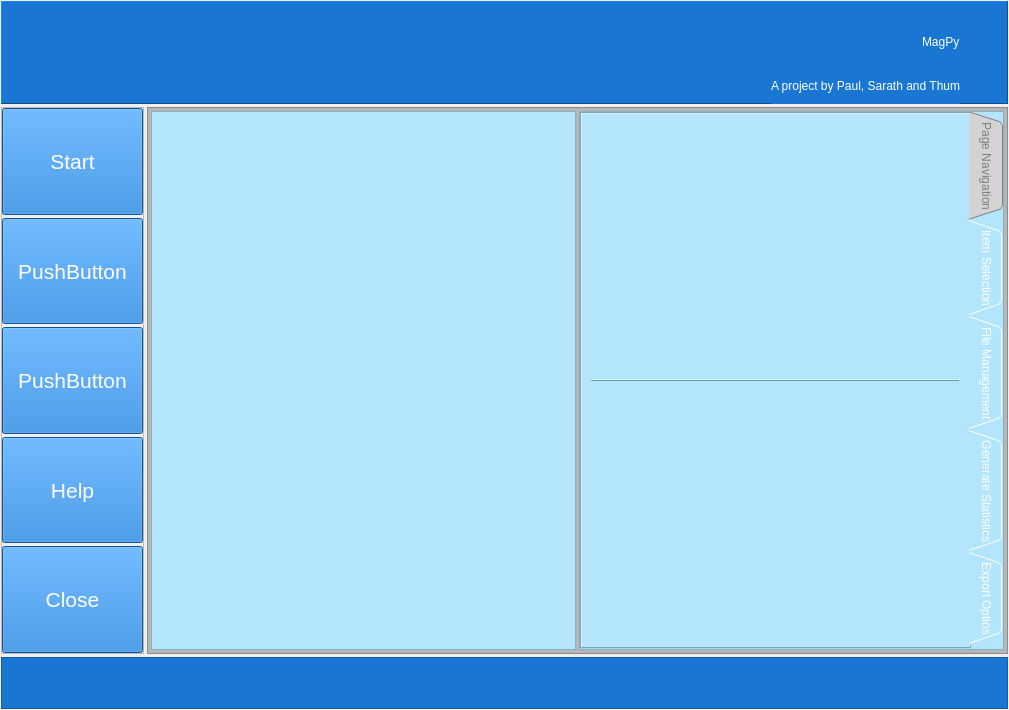
<?xml version="1.0" encoding="UTF-8"?>
<ui version="4.0">
 <class>MainWindow</class>
 <widget class="QDialog" name="MainWindow">
  <property name="geometry">
   <rect>
    <x>0</x>
    <y>0</y>
    <width>1009</width>
    <height>710</height>
   </rect>
  </property>
  <property name="windowTitle">
   <string>MagPy</string>
  </property>
  <property name="modal">
   <bool>true</bool>
  </property>
  <layout class="QVBoxLayout" name="verticalLayout" stretch="2,7,1">
   <property name="spacing">
    <number>3</number>
   </property>
   <property name="margin">
    <number>1</number>
   </property>
   <item>
    <widget class="QFrame" name="frame">
     <property name="sizePolicy">
      <sizepolicy hsizetype="Expanding" vsizetype="Expanding">
       <horstretch>0</horstretch>
       <verstretch>0</verstretch>
      </sizepolicy>
     </property>
     <property name="styleSheet">
      <string notr="true">background-color: #1976D2;</string>
     </property>
     <property name="frameShape">
      <enum>QFrame::Panel</enum>
     </property>
     <property name="frameShadow">
      <enum>QFrame::Raised</enum>
     </property>
     <widget class="QWidget" name="layoutWidget">
      <property name="geometry">
       <rect>
        <x>770</x>
        <y>20</y>
        <width>189</width>
        <height>85</height>
       </rect>
      </property>
      <layout class="QVBoxLayout" name="verticalLayout_3">
       <property name="spacing">
        <number>3</number>
       </property>
       <item alignment="Qt::AlignRight">
        <widget class="QLabel" name="label">
         <property name="styleSheet">
          <string notr="true">color: rgb(255, 255, 255);
font: 40pt &quot;MS Shell Dlg 2&quot;;</string>
         </property>
         <property name="text">
          <string>MagPy</string>
         </property>
        </widget>
       </item>
       <item>
        <widget class="QLabel" name="label_2">
         <property name="styleSheet">
          <string notr="true">color: rgb(255, 255, 255);</string>
         </property>
         <property name="text">
          <string>A project by Paul, Sarath and Thumssy</string>
         </property>
        </widget>
       </item>
      </layout>
     </widget>
    </widget>
   </item>
   <item>
    <layout class="QHBoxLayout" name="horizontalLayout" stretch="1,6">
     <item>
      <widget class="QFrame" name="frame_4">
       <property name="frameShape">
        <enum>QFrame::StyledPanel</enum>
       </property>
       <property name="frameShadow">
        <enum>QFrame::Raised</enum>
       </property>
       <layout class="QVBoxLayout" name="verticalLayout_2" stretch="0,0,0,0,0">
        <property name="spacing">
         <number>3</number>
        </property>
        <property name="margin">
         <number>0</number>
        </property>
        <item>
         <widget class="QPushButton" name="startbtn">
          <property name="sizePolicy">
           <sizepolicy hsizetype="Expanding" vsizetype="Expanding">
            <horstretch>0</horstretch>
            <verstretch>0</verstretch>
           </sizepolicy>
          </property>
          <property name="font">
           <font>
            <family>Segoe UI</family>
            <pointsize>16</pointsize>
           </font>
          </property>
          <property name="cursor">
           <cursorShape>PointingHandCursor</cursorShape>
          </property>
          <property name="mouseTracking">
           <bool>true</bool>
          </property>
          <property name="focusPolicy">
           <enum>Qt::WheelFocus</enum>
          </property>
          <property name="contextMenuPolicy">
           <enum>Qt::NoContextMenu</enum>
          </property>
          <property name="layoutDirection">
           <enum>Qt::LeftToRight</enum>
          </property>
          <property name="autoFillBackground">
           <bool>false</bool>
          </property>
          <property name="styleSheet">
           <string notr="true">background-color:#1976D2;
color: rgb(255, 255, 255);</string>
          </property>
          <property name="text">
           <string>Start</string>
          </property>
          <property name="iconSize">
           <size>
            <width>50</width>
            <height>50</height>
           </size>
          </property>
          <property name="autoDefault">
           <bool>false</bool>
          </property>
          <property name="default">
           <bool>false</bool>
          </property>
         </widget>
        </item>
        <item>
         <widget class="QPushButton" name="pushButton_2">
          <property name="sizePolicy">
           <sizepolicy hsizetype="Expanding" vsizetype="Expanding">
            <horstretch>0</horstretch>
            <verstretch>0</verstretch>
           </sizepolicy>
          </property>
          <property name="font">
           <font>
            <family>Segoe UI</family>
            <pointsize>16</pointsize>
           </font>
          </property>
          <property name="cursor">
           <cursorShape>PointingHandCursor</cursorShape>
          </property>
          <property name="mouseTracking">
           <bool>true</bool>
          </property>
          <property name="focusPolicy">
           <enum>Qt::WheelFocus</enum>
          </property>
          <property name="contextMenuPolicy">
           <enum>Qt::NoContextMenu</enum>
          </property>
          <property name="layoutDirection">
           <enum>Qt::LeftToRight</enum>
          </property>
          <property name="autoFillBackground">
           <bool>false</bool>
          </property>
          <property name="styleSheet">
           <string notr="true">background-color:#1976D2;
color: rgb(255, 255, 255);</string>
          </property>
          <property name="text">
           <string>PushButton</string>
          </property>
          <property name="iconSize">
           <size>
            <width>50</width>
            <height>50</height>
           </size>
          </property>
          <property name="autoDefault">
           <bool>false</bool>
          </property>
          <property name="default">
           <bool>false</bool>
          </property>
         </widget>
        </item>
        <item>
         <widget class="QPushButton" name="pushButton_3">
          <property name="sizePolicy">
           <sizepolicy hsizetype="Expanding" vsizetype="Expanding">
            <horstretch>0</horstretch>
            <verstretch>0</verstretch>
           </sizepolicy>
          </property>
          <property name="font">
           <font>
            <family>Segoe UI</family>
            <pointsize>16</pointsize>
           </font>
          </property>
          <property name="cursor">
           <cursorShape>PointingHandCursor</cursorShape>
          </property>
          <property name="mouseTracking">
           <bool>true</bool>
          </property>
          <property name="focusPolicy">
           <enum>Qt::WheelFocus</enum>
          </property>
          <property name="contextMenuPolicy">
           <enum>Qt::NoContextMenu</enum>
          </property>
          <property name="layoutDirection">
           <enum>Qt::LeftToRight</enum>
          </property>
          <property name="autoFillBackground">
           <bool>false</bool>
          </property>
          <property name="styleSheet">
           <string notr="true">background-color:#1976D2;
color: rgb(255, 255, 255);</string>
          </property>
          <property name="text">
           <string>PushButton</string>
          </property>
          <property name="iconSize">
           <size>
            <width>50</width>
            <height>50</height>
           </size>
          </property>
          <property name="autoDefault">
           <bool>false</bool>
          </property>
          <property name="default">
           <bool>false</bool>
          </property>
         </widget>
        </item>
        <item>
         <widget class="QPushButton" name="helpbtn">
          <property name="sizePolicy">
           <sizepolicy hsizetype="Expanding" vsizetype="Expanding">
            <horstretch>0</horstretch>
            <verstretch>0</verstretch>
           </sizepolicy>
          </property>
          <property name="font">
           <font>
            <family>Segoe UI</family>
            <pointsize>16</pointsize>
           </font>
          </property>
          <property name="cursor">
           <cursorShape>PointingHandCursor</cursorShape>
          </property>
          <property name="mouseTracking">
           <bool>true</bool>
          </property>
          <property name="focusPolicy">
           <enum>Qt::WheelFocus</enum>
          </property>
          <property name="contextMenuPolicy">
           <enum>Qt::NoContextMenu</enum>
          </property>
          <property name="layoutDirection">
           <enum>Qt::LeftToRight</enum>
          </property>
          <property name="autoFillBackground">
           <bool>false</bool>
          </property>
          <property name="styleSheet">
           <string notr="true">background-color:#1976D2;
color: rgb(255, 255, 255);</string>
          </property>
          <property name="text">
           <string>Help</string>
          </property>
          <property name="iconSize">
           <size>
            <width>50</width>
            <height>50</height>
           </size>
          </property>
          <property name="autoDefault">
           <bool>false</bool>
          </property>
          <property name="default">
           <bool>false</bool>
          </property>
         </widget>
        </item>
        <item>
         <widget class="QPushButton" name="closebtn">
          <property name="sizePolicy">
           <sizepolicy hsizetype="Expanding" vsizetype="Expanding">
            <horstretch>0</horstretch>
            <verstretch>0</verstretch>
           </sizepolicy>
          </property>
          <property name="font">
           <font>
            <family>Segoe UI</family>
            <pointsize>16</pointsize>
           </font>
          </property>
          <property name="cursor">
           <cursorShape>PointingHandCursor</cursorShape>
          </property>
          <property name="mouseTracking">
           <bool>true</bool>
          </property>
          <property name="focusPolicy">
           <enum>Qt::WheelFocus</enum>
          </property>
          <property name="contextMenuPolicy">
           <enum>Qt::NoContextMenu</enum>
          </property>
          <property name="layoutDirection">
           <enum>Qt::LeftToRight</enum>
          </property>
          <property name="autoFillBackground">
           <bool>false</bool>
          </property>
          <property name="styleSheet">
           <string notr="true">background-color:#1976D2;
color: rgb(255, 255, 255);</string>
          </property>
          <property name="text">
           <string>Close</string>
          </property>
          <property name="iconSize">
           <size>
            <width>50</width>
            <height>50</height>
           </size>
          </property>
          <property name="autoDefault">
           <bool>false</bool>
          </property>
          <property name="default">
           <bool>false</bool>
          </property>
         </widget>
        </item>
       </layout>
      </widget>
     </item>
     <item>
      <widget class="QFrame" name="frame_3">
       <property name="styleSheet">
        <string notr="true">background-color: #B6B6B6;</string>
       </property>
       <property name="frameShape">
        <enum>QFrame::StyledPanel</enum>
       </property>
       <property name="frameShadow">
        <enum>QFrame::Raised</enum>
       </property>
       <layout class="QHBoxLayout" name="horizontalLayout_2" stretch="1,1">
        <property name="spacing">
         <number>3</number>
        </property>
        <property name="margin">
         <number>3</number>
        </property>
        <item>
         <widget class="QFrame" name="frame_5">
          <property name="styleSheet">
           <string notr="true">background-color: #B3E5FC;</string>
          </property>
          <property name="frameShape">
           <enum>QFrame::StyledPanel</enum>
          </property>
          <property name="frameShadow">
           <enum>QFrame::Raised</enum>
          </property>
         </widget>
        </item>
        <item>
         <widget class="QFrame" name="frame_6">
          <property name="styleSheet">
           <string notr="true">background-color: #B3E5FC;</string>
          </property>
          <property name="frameShape">
           <enum>QFrame::StyledPanel</enum>
          </property>
          <property name="frameShadow">
           <enum>QFrame::Raised</enum>
          </property>
          <layout class="QVBoxLayout" name="verticalLayout_4">
           <property name="spacing">
            <number>0</number>
           </property>
           <property name="margin">
            <number>0</number>
           </property>
           <item>
            <widget class="QTabWidget" name="tabWidget">
             <property name="cursor">
              <cursorShape>PointingHandCursor</cursorShape>
             </property>
             <property name="mouseTracking">
              <bool>true</bool>
             </property>
             <property name="autoFillBackground">
              <bool>false</bool>
             </property>
             <property name="styleSheet">
              <string notr="true">QTabWidget::tab-bar {

 }

 QTabBar::tab {
  background: #1976D2;
  color: white;
  padding: 10px;
 }

 QTabBar::tab:selected {
  background: lightgray;
  color: gray;
 }

 QTabBar::tab:hover {
  background: gray;
  color: white;
 }
</string>
             </property>
             <property name="tabPosition">
              <enum>QTabWidget::East</enum>
             </property>
             <property name="tabShape">
              <enum>QTabWidget::Triangular</enum>
             </property>
             <property name="currentIndex">
              <number>0</number>
             </property>
             <property name="elideMode">
              <enum>Qt::ElideNone</enum>
             </property>
             <property name="usesScrollButtons">
              <bool>false</bool>
             </property>
             <property name="documentMode">
              <bool>false</bool>
             </property>
             <property name="tabsClosable">
              <bool>false</bool>
             </property>
             <widget class="QWidget" name="tab">
              <attribute name="title">
               <string>Page Navigation</string>
              </attribute>
              <layout class="QVBoxLayout" name="verticalLayout_5">
               <item>
                <widget class="QListView" name="listView">
                 <property name="frameShape">
                  <enum>QFrame::HLine</enum>
                 </property>
                 <property name="frameShadow">
                  <enum>QFrame::Raised</enum>
                 </property>
                 <property name="tabKeyNavigation">
                  <bool>true</bool>
                 </property>
                 <property name="dragEnabled">
                  <bool>true</bool>
                 </property>
                 <property name="dragDropMode">
                  <enum>QAbstractItemView::DragDrop</enum>
                 </property>
                 <property name="alternatingRowColors">
                  <bool>true</bool>
                 </property>
                 <property name="selectionBehavior">
                  <enum>QAbstractItemView::SelectRows</enum>
                 </property>
                 <property name="textElideMode">
                  <enum>Qt::ElideLeft</enum>
                 </property>
                 <property name="verticalScrollMode">
                  <enum>QAbstractItemView::ScrollPerItem</enum>
                 </property>
                 <property name="movement">
                  <enum>QListView::Free</enum>
                 </property>
                 <property name="isWrapping" stdset="0">
                  <bool>true</bool>
                 </property>
                 <property name="resizeMode">
                  <enum>QListView::Adjust</enum>
                 </property>
                 <property name="spacing">
                  <number>2</number>
                 </property>
                 <property name="viewMode">
                  <enum>QListView::ListMode</enum>
                 </property>
                </widget>
               </item>
              </layout>
             </widget>
             <widget class="QWidget" name="tab_2">
              <attribute name="title">
               <string>Item Selection</string>
              </attribute>
             </widget>
             <widget class="QWidget" name="tab_3">
              <attribute name="title">
               <string>File Management</string>
              </attribute>
             </widget>
             <widget class="QWidget" name="tab_4">
              <attribute name="title">
               <string>Generate Statistics</string>
              </attribute>
             </widget>
             <widget class="QWidget" name="tab_5">
              <attribute name="title">
               <string>Export Optios</string>
              </attribute>
             </widget>
            </widget>
           </item>
          </layout>
         </widget>
        </item>
       </layout>
      </widget>
     </item>
    </layout>
   </item>
   <item>
    <widget class="QFrame" name="frame_2">
     <property name="styleSheet">
      <string notr="true">background-color: #1976D2;</string>
     </property>
     <property name="frameShape">
      <enum>QFrame::StyledPanel</enum>
     </property>
     <property name="frameShadow">
      <enum>QFrame::Raised</enum>
     </property>
    </widget>
   </item>
  </layout>
 </widget>
 <resources/>
 <connections/>
</ui>
